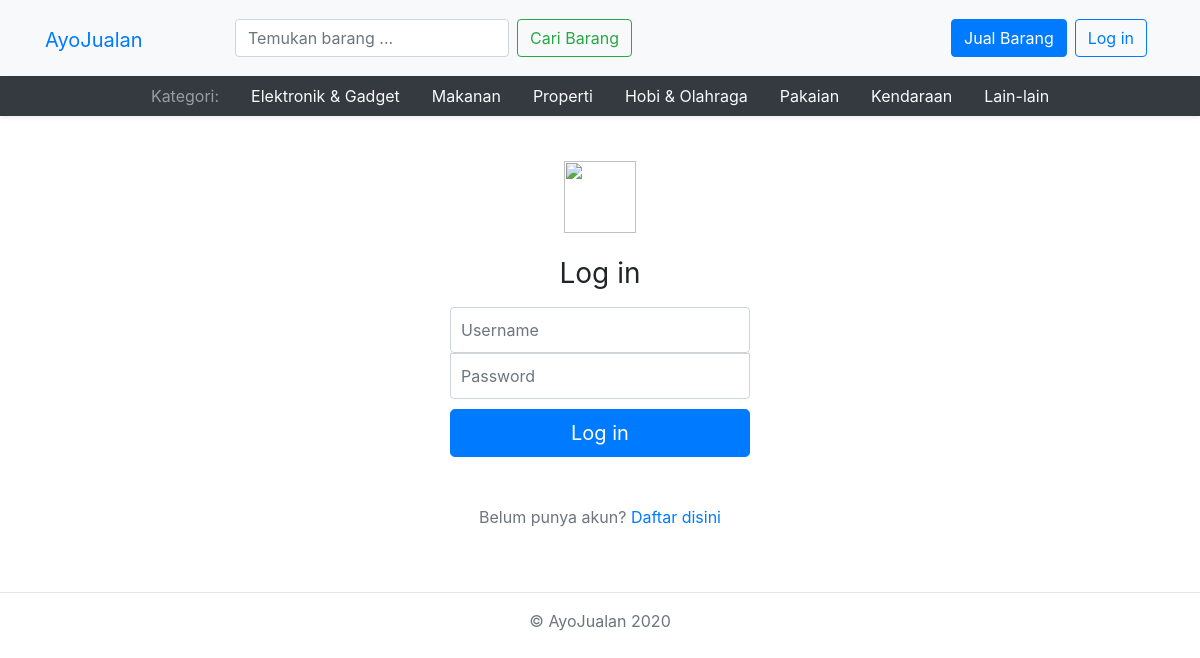
The page /public/user/login on the database its author committed.
### tables this page shows
CREATE TABLE `kategori` (
  `id` int(2) NOT NULL,
  `nama_kategori` varchar(20) NOT NULL
);

### app/core/Controller.php (called while the page is built, shortened)
<?php
class Controller
{
	public function view($view,$data=[])
	{
		$data['kategori'] = $this->model('KategoriModel')->getAllKategori();
		require_once '../app/views/' . $view.'.php';
	}
	public function model($model)
	{
		return new $model;
	}
}

### app/core/App.php (called while the page is built, shortened)
<?php
class App{
	protected $method='index';
	protected $params=[];
	public function __construct() {
		$url= $this->parseURL();
		if(file_exists('../app/controllers/' . ucfirst($url[0]).'.php')) {
			unset($url[0]);
		}
		$this->controller=new $this->controller;
		if(isset($url[1])) {
			if(method_exists($this->controller, $url[1]))
			{
				$this->method=$url[1];
			}
		}
		call_user_func_array([$this->controller,$this->method],$this->params);
	}
	public function parseURL() {
		if(isset($_GET['url'])) {
			$url=rtrim($_GET['url'],'/');
			$url=filter_var($url, FILTER_SANITIZE_URL);
			$url=explode('/', $url);
			return $url;
		}
	}
}

### public/index.php (called while the page is built, shortened)
<?php
  $app=new App;
?>

### app/core/Database.php (called while the page is built, shortened)
<?php
class Database{
	private $host=DB_HOST;
	private $user=DB_USER;
	private $pass=DB_PASS;
	private $db_name=DB_NAME;
	private $dbh;
	private $stmt;
	public function __construct() {
		$dsn='mysql:host='.$this->host.';dbname='.$this->db_name;
		$option=[
			PDO::ATTR_PERSISTENT=>true,
			PDO::ATTR_ERRMODE=>PDO::ERRMODE_EXCEPTION
		];
		try {
			$this->dbh=new PDO($dsn,$this->user,$this->pass,$option);
		} catch(PDOException $e) {
			die($e->getMessage());
		}
	}
	public function query($query) {
		$this->stmt=$this->dbh->prepare($query);
	}
	public function execute() {
		$this->stmt->execute();
	}
	public function resultSet() {
		$this->execute();
		return $this->stmt->fetchAll(PDO::FETCH_ASSOC);
	}
}

### app/models/KategoriModel.php (called while the page is built, shortened)
<?php
class KategoriModel {
	private $table = 'kategori';
	private $db;
	public function __construct()
	{
		$this->db = new Database;
  }
  public function getAllKategori()
	{
		$this->db->query('SELECT * FROM '. $this->table);
    return $this->db->resultSet();
	}
}

### app/views/templates/start.php (the view, shortened to what this page needs)
<!DOCTYPE html>
<html>
<head>
	<link rel="stylesheet" href="<?= BASE_URL; ?>/css/bootstrap.css">
</head>
<body>
	<header class="blog-header py-3 bg-light">
		<div class="container">
			<div class="row align-items-center">
				<div class="col-md-2 pt-1">
					<a class="navbar-brand" href="<?= BASE_URL ?>">AyoJualan</a>
				</div>
				<div class="col-md-5 text-center">
					<form class="form-inline mt-5 mt-md-0" method="POST" action="<?=BASE_URL?>/barang/cari">
						<input type="text" name="keyword" placeholder="Temukan barang ..." class="form-control mr-sm-2">
						<button class="btn btn-outline-success my-2 mt-2 my-sm-0" type="submit">Cari Barang</button>
					</form>
				</div>
				<div class="col-md-5 d-flex justify-content-end align-items-left">
					<a class="btn btn-primary mr-2" href="<?= BASE_URL ?>/barang/jual">Jual Barang</a>
					<?php if(!isset($data['user'])) : ?>
						<a class="btn btn-outline-primary mr-2" href="<?= BASE_URL ?>/user/login">Log in</a>
					<?php endif ?>
				</div>
			</div>
		</div>
	</header>
	<div class="bg-dark shadow-sm d-flex align-items-center justify-content-center">
			<nav class="nav nav-underline">
				<a class="nav-link text-white-50"><span>Kategori:</span></a>
				<?php foreach ($data['kategori'] as $kategori) : ?>
					<a class="nav-link text-light" href="<?= BASE_URL.'/barang/kategori/'.$kategori['id'] ?>"><?= $kategori['nama_kategori'] ?></a>
				<?php endforeach; ?>
			</nav>
	</div>

### app/views/templates/start.php (style rules this page uses)
.container { width: auto; padding: 0 15px; }

### rows shown on the page
kategori: nama_kategori "Elektronik & Gadget"
kategori: nama_kategori "Makanan"
kategori: nama_kategori "Properti"
kategori: nama_kategori "Hobi & Olahraga"
kategori: nama_kategori "Pakaian"
kategori: nama_kategori "Kendaraan"
kategori: nama_kategori "Lain-lain"
